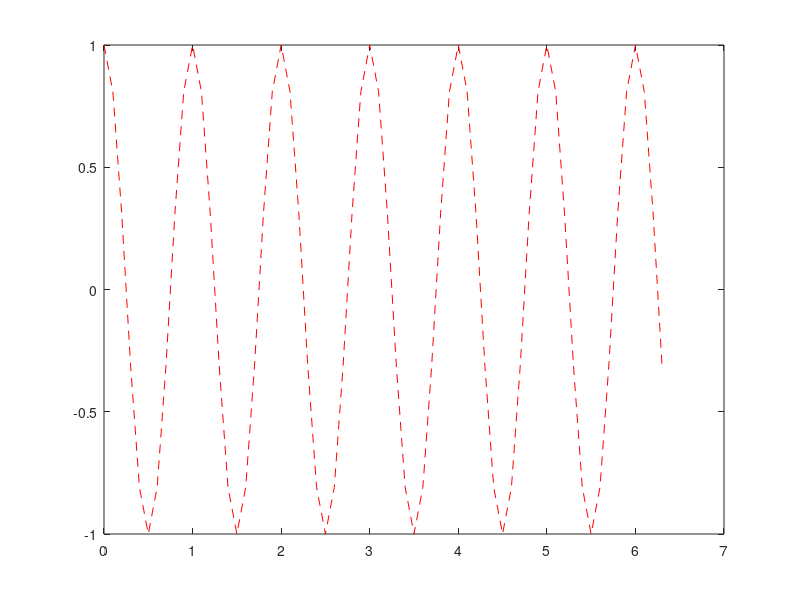

MATLAB code for this plot:
clear
N = 64; %number of samples
fs = 10; %sampling frequency
ts = 1/fs; %sample interval
tmax = (N-1)*ts;
t = 0:ts:tmax;
y = exp(1i*2*pi*t);
ycheck = cos(2*pi*t);

% plot test signals
figure(1)
% plot(t,y)
% hold on
plot(t,ycheck,'r--')

% fft
Y = fft(y);
% Ycheck = fft(ycheck);
% 
% % phase shift
% Y = abs(Y).*exp(1i*angle(Y)-1i*pi/4); % -pi/4 shift
% % Ycheck = abs(Ycheck).*exp(1i*angle(Ycheck)-1i*pi/4); % -pi/4 shift
% phi = -pi/4; %/ desired phase shift
% ind = 1:numel(Ycheck)/2+1; %// lower half
% Ycheck(ind) = abs(Ycheck(ind)).*exp(1i*angle(Ycheck(ind))+1i*phi); %// add 1i*phi
% ind = numel(Ycheck)/2+2:numel(Ycheck); %// upper half
% Ycheck(ind) = abs(Ycheck(ind)).*exp(1i*angle(Ycheck(ind))-1i*phi); %// subtract 1i*phi
%   
% Ycheck2 = Ycheck;
% Ycheckuper = conj(Ycheck2(1:numel(Ycheck)/2+1));
% Ycheck2(numel(Ycheck2)/2+2:end) = Ycheckuper(end-1:-1:2);
% 
% %ifft
% u = ifft(Y);
% ucheck = ifft(Ycheck);
% ucheck2 = ifft(Ycheck2);
% 
% % plot
% figure(2)
% plot(t,real(u),'k')
% hold on    
% plot(t,real(y),'r')
% hold on
% plot(t,real(ucheck),'g')
% hold on
% plot(t,ycheck,'b--')
% hold on
% plot(t, real(ucheck2), '*');
% % legend('ifft(exp(1i*2*pi*t)) %-pi/4shift','real(cos(2*pi*t))','ifft(cos(2*pi*t)) %-pi/4 shift','cos(2*pi*t)')